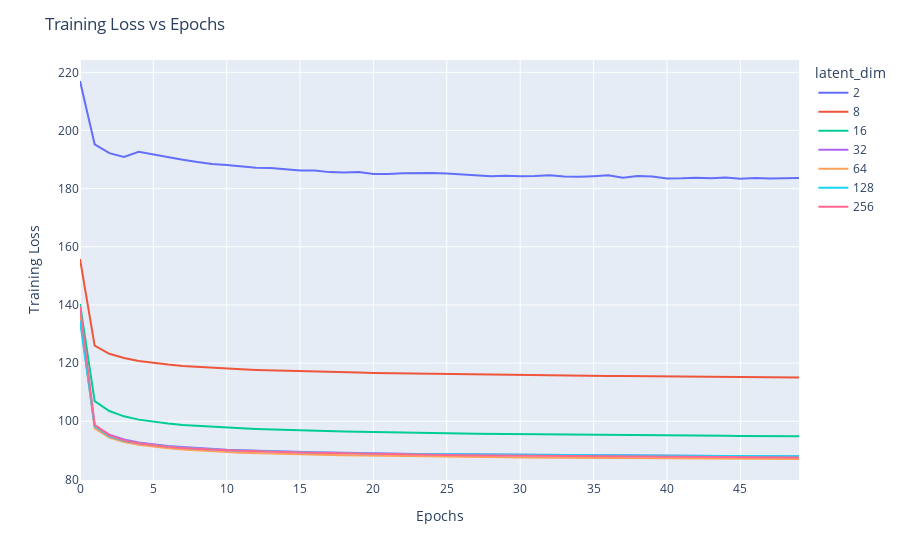

Notebook code for this chart:
### Code cell
# there are 50 epochs
# use index as x-axis
fig = px.line(df_overall, x=df_overall.index, y="train_loss", color="latent_dim")
fig.update_layout(
    title="Training Loss vs Epochs",
    xaxis_title="Epochs",
    yaxis_title="Training Loss",
)
fig.show()

### Figure 1 — Plotly figure (JSON) as saved in the notebook; plotly's stock layout.template omitted (floating-point values rounded to 4 significant figures)
{"data": [{"hovertemplate": "latent_dim=2<br>index=%{x}<br>train_loss=%{y}<extra></extra>", "legendgroup": "2", "line": {"color": "#636efa", "dash": "solid"}, "marker": {"symbol": "circle"}, "mode": "lines", "name": "2", "orientation": "v", "showlegend": true, "type": "scatter", "x": [0, 1, 2, 3, 4, 5, 6, 7, 8, 9, 10, 11, 12, 13, 14, 15, 16, 17, 18, 19, 20, 21, 22, 23, 24, 25, 26, 27, 28, 29, 30, 31, 32, 33, 34, 35, 36, 37, 38, 39, 40, 41, 42, 43, 44, 45, 46, 47, 48, 49], "xaxis": "x", "y": [217.0, 195.2, 192.2, 190.9, 192.7, 191.7, 190.7, 189.9, 189.1, 188.5, 188.2, 187.8, 187.2, 187.1, 186.8, 186.3, 186.3, 185.7, 185.6, 185.7, 185.0, 185.0, 185.3, 185.4, 185.4, 185.2, 184.8, 184.6, 184.3, 184.4, 184.2, 184.4, 184.6, 184.2, 184.1, 184.3, 184.6, 183.7, 184.3, 184.2, 183.5, 183.6, 183.8, 183.5, 183.9, 183.4, 183.7, 183.5, 183.6, 183.7], "yaxis": "y"}, {"hovertemplate": "latent_dim=8<br>index=%{x}<br>train_loss=%{y}<extra></extra>", "legendgroup": "8", "line": {"color": "#EF553B", "dash": "solid"}, "marker": {"symbol": "circle"}, "mode": "lines", "name": "8", "orientation": "v", "showlegend": true, "type": "scatter", "x": [0, 1, 2, 3, 4, 5, 6, 7, 8, 9, 10, 11, 12, 13, 14, 15, 16, 17, 18, 19, 20, 21, 22, 23, 24, 25, 26, 27, 28, 29, 30, 31, 32, 33, 34, 35, 36, 37, 38, 39, 40, 41, 42, 43, 44, 45, 46, 47, 48, 49], "xaxis": "x", "y": [155.8, 126.0, 123.2, 121.7, 120.8, 120.0, 119.5, 119.0, 118.7, 118.4, 118.1, 117.9, 117.7, 117.5, 117.4, 117.2, 117.1, 117.0, 116.8, 116.7, 116.6, 116.5, 116.5, 116.4, 116.3, 116.2, 116.1, 116.1, 116.1, 116.0, 115.9, 115.9, 115.8, 115.7, 115.7, 115.6, 115.5, 115.5, 115.5, 115.4, 115.4, 115.4, 115.4, 115.3, 115.3, 115.2, 115.2, 115.1, 115.1, 115.0], "yaxis": "y"}, {"hovertemplate": "latent_dim=16<br>index=%{x}<br>train_loss=%{y}<extra></extra>", "legendgroup": "16", "line": {"color": "#00cc96", "dash": "solid"}, "marker": {"symbol": "circle"}, "mode": "lines", "name": "16", "orientation": "v", "showlegend": true, "type": "scatter", "x": [0, 1, 2, 3, 4, 5, 6, 7, 8, 9, 10, 11, 12, 13, 14, 15, 16, 17, 18, 19, 20, 21, 22, 23, 24, 25, 26, 27, 28, 29, 30, 31, 32, 33, 34, 35, 36, 37, 38, 39, 40, 41, 42, 43, 44, 45, 46, 47, 48, 49], "xaxis": "x", "y": [140.3, 106.9, 103.5, 101.7, 100.6, 99.78, 99.2, 98.74, 98.42, 98.07, 97.83, 97.59, 97.38, 97.19, 97.02, 96.89, 96.72, 96.62, 96.5, 96.4, 96.28, 96.2, 96.11, 96.04, 95.96, 95.88, 95.8, 95.75, 95.69, 95.62, 95.58, 95.55, 95.48, 95.41, 95.38, 95.33, 95.28, 95.24, 95.21, 95.16, 95.12, 95.08, 95.06, 95.01, 94.99, 94.97, 94.91, 94.89, 94.85, 94.84], "yaxis": "y"}, {"hovertemplate": "latent_dim=32<br>index=%{x}<br>train_loss=%{y}<extra></extra>", "legendgroup": "32", "line": {"color": "#ab63fa", "dash": "solid"}, "marker": {"symbol": "circle"}, "mode": "lines", "name": "32", "orientation": "v", "showlegend": true, "type": "scatter", "x": [0, 1, 2, 3, 4, 5, 6, 7, 8, 9, 10, 11, 12, 13, 14, 15, 16, 17, 18, 19, 20, 21, 22, 23, 24, 25, 26, 27, 28, 29, 30, 31, 32, 33, 34, 35, 36, 37, 38, 39, 40, 41, 42, 43, 44, 45, 46, 47, 48, 49], "xaxis": "x", "y": [136.1, 98.58, 95.41, 93.78, 92.75, 92.06, 91.51, 91.11, 90.77, 90.5, 90.24, 90.07, 89.87, 89.72, 89.58, 89.47, 89.34, 89.24, 89.13, 89.06, 88.95, 88.92, 88.83, 88.76, 88.7, 88.65, 88.62, 88.54, 88.5, 88.45, 88.41, 88.37, 88.34, 88.3, 88.25, 88.22, 88.19, 88.16, 88.12, 88.1, 88.05, 88.05, 88.03, 87.99, 87.97, 87.93, 87.93, 87.88, 87.87, 87.86], "yaxis": "y"}, {"hovertemplate": "latent_dim=64<br>index=%{x}<br>train_loss=%{y}<extra></extra>", "legendgroup": "64", "line": {"color": "#FFA15A", "dash": "solid"}, "marker": {"symbol": "circle"}, "mode": "lines", "name": "64", "orientation": "v", "showlegend": true, "type": "scatter", "x": [0, 1, 2, 3, 4, 5, 6, 7, 8, 9, 10, 11, 12, 13, 14, 15, 16, 17, 18, 19, 20, 21, 22, 23, 24, 25, 26, 27, 28, 29, 30, 31, 32, 33, 34, 35, 36, 37, 38, 39, 40, 41, 42, 43, 44, 45, 46, 47, 48, 49], "xaxis": "x", "y": [136.2, 97.56, 94.42, 92.89, 91.96, 91.24, 90.7, 90.32, 89.93, 89.66, 89.4, 89.19, 89.01, 88.85, 88.72, 88.61, 88.48, 88.39, 88.3, 88.22, 88.11, 88.07, 88.0, 87.92, 87.86, 87.83, 87.78, 87.7, 87.67, 87.62, 87.57, 87.54, 87.5, 87.45, 87.42, 87.38, 87.34, 87.3, 87.29, 87.26, 87.24, 87.19, 87.18, 87.14, 87.14, 87.11, 87.07, 87.06, 87.03, 87.03], "yaxis": "y"}, {"hovertemplate": "latent_dim=128<br>index=%{x}<br>train_loss=%{y}<extra></extra>", "legendgroup": "128", "line": {"color": "#19d3f3", "dash": "solid"}, "marker": {"symbol": "circle"}, "mode": "lines", "name": "128", "orientation": "v", "showlegend": true, "type": "scatter", "x": [0, 1, 2, 3, 4, 5, 6, 7, 8, 9, 10, 11, 12, 13, 14, 15, 16, 17, 18, 19, 20, 21, 22, 23, 24, 25, 26, 27, 28, 29, 30, 31, 32, 33, 34, 35, 36, 37, 38, 39, 40, 41, 42, 43, 44, 45, 46, 47, 48, 49], "xaxis": "x", "y": [134.6, 98.32, 94.85, 93.33, 92.48, 91.8, 91.3, 90.87, 90.57, 90.33, 90.07, 89.94, 89.71, 89.61, 89.49, 89.35, 89.24, 89.1, 89.07, 88.95, 88.91, 88.87, 88.77, 88.76, 88.72, 88.64, 88.57, 88.56, 88.5, 88.5, 88.43, 88.39, 88.33, 88.35, 88.3, 88.26, 88.22, 88.19, 88.16, 88.15, 88.14, 88.12, 88.1, 88.06, 88.06, 88.06, 88.01, 87.98, 88.02, 87.95], "yaxis": "y"}, {"hovertemplate": "latent_dim=256<br>index=%{x}<br>train_loss=%{y}<extra></extra>", "legendgroup": "256", "line": {"color": "#FF6692", "dash": "solid"}, "marker": {"symbol": "circle"}, "mode": "lines", "name": "256", "orientation": "v", "showlegend": true, "type": "scatter", "x": [0, 1, 2, 3, 4, 5, 6, 7, 8, 9, 10, 11, 12, 13, 14, 15, 16, 17, 18, 19, 20, 21, 22, 23, 24, 25, 26, 27, 28, 29, 30, 31, 32, 33, 34, 35, 36, 37, 38, 39, 40, 41, 42, 43, 44, 45, 46, 47, 48, 49], "xaxis": "x", "y": [139.5, 98.78, 95.13, 93.42, 92.41, 91.73, 91.22, 90.84, 90.49, 90.27, 90.05, 89.85, 89.66, 89.49, 89.39, 89.24, 89.17, 89.06, 88.97, 88.88, 88.75, 88.68, 88.62, 88.55, 88.48, 88.43, 88.35, 88.31, 88.26, 88.19, 88.16, 88.11, 88.05, 88.05, 87.99, 87.93, 87.95, 87.88, 87.84, 87.78, 87.79, 87.74, 87.69, 87.68, 87.65, 87.64, 87.6, 87.58, 87.54, 87.55], "yaxis": "y"}], "layout": {"legend": {"title": {"text": "latent_dim"}, "tracegroupgap": 0}, "margin": {"t": 60}, "title": {"text": "Training Loss vs Epochs"}, "xaxis": {"anchor": "y", "domain": [0, 1], "title": {"text": "Epochs"}}, "yaxis": {"anchor": "x", "domain": [0, 1], "title": {"text": "Training Loss"}}}}
